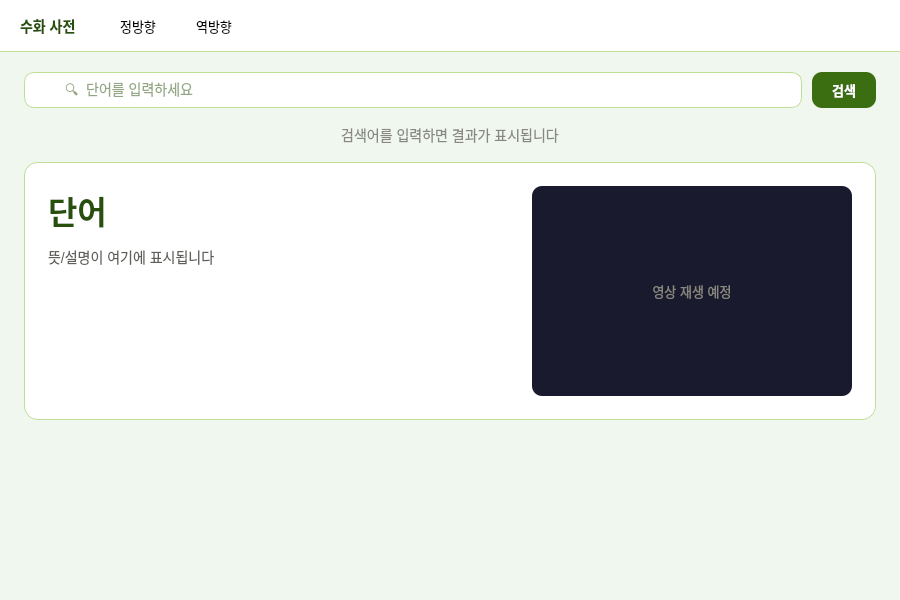
<?xml version="1.0" encoding="UTF-8"?>
<ui version="4.0">
 <class>DictWidget</class>
 <widget class="QWidget" name="DictWidget">
  <property name="geometry">
   <rect><x>0</x><y>0</y><width>900</width><height>600</height></rect>
  </property>
  <property name="styleSheet">
   <string notr="true">QWidget#DictWidget { background: #F0F7EE; }
QWidget#headerArea { background: white; border-bottom: 1px solid #C0DD97; }
QLabel#headerLabel { font-size: 14px; font-weight: 500; color: #27500A; }
QPushButton#tabForwardBtn, QPushButton#tabReverseBtn {
    font-size: 13px; border: none; padding: 0 20px; background: transparent;
}
QPushButton#tabForwardBtn[active="true"], QPushButton#tabReverseBtn[active="true"] {
    color: #3B6D11; font-weight: 500; border-bottom: 2px solid #3B6D11;
}
QPushButton#tabForwardBtn[active="false"], QPushButton#tabReverseBtn[active="false"] {
    color: #5F5E5A; border-bottom: 2px solid transparent;
}
QWidget#forwardPage { background: #F0F7EE; }
QWidget#reversePage { background: #F0F7EE; }
QWidget#resultCard { background: white; border-radius: 14px; border: 1px solid #C0DD97; }
QLabel#resultWordLabel { font-size: 32px; font-weight: 500; color: #27500A; }
QLabel#resultDescLabel { font-size: 14px; color: #5F5E5A; }
QLabel#resultVideoLabel { background: #1a1a2e; border-radius: 10px; color: #888780; font-size: 13px; }
QLabel#noResultLabel { font-size: 14px; color: #888780; }
QLineEdit#searchEdit {
    border: 1px solid #C0DD97; border-radius: 10px;
    padding: 8px 16px 8px 38px;
    font-size: 14px; color: #27500A;
    background: white;
}
QLineEdit#searchEdit:focus { border-color: #639922; }
QPushButton#searchBtn {
    background: #3B6D11; color: white; border: none;
    border-radius: 10px; font-size: 13px;
    font-weight: 500; padding: 8px 20px;
}
QPushButton#searchBtn:hover { background: #27500A; }
QWidget#cameraArea { background: white; border-radius: 14px; border: 1px solid #C0DD97; }
QLabel#cameraView { background: #1a1a2e; border-radius: 10px; color: #888780; font-size: 14px; }
QLabel#recordingLabel { font-size: 13px; color: #E24B4A; font-weight: 500; }
QLabel#statusLabel { font-size: 13px; color: #5F5E5A; }
QWidget#reverseResultCard { background: white; border-radius: 14px; border: 1px solid #C0DD97; }
QLabel#reverseWordLabel { font-size: 28px; font-weight: 500; color: #27500A; }
QLabel#reverseDescLabel { font-size: 13px; color: #5F5E5A; }</string>
  </property>
  <layout class="QVBoxLayout" name="rootLayout">
   <property name="spacing"><number>0</number></property>
   <property name="leftMargin"><number>0</number></property>
   <property name="topMargin"><number>0</number></property>
   <property name="rightMargin"><number>0</number></property>
   <property name="bottomMargin"><number>0</number></property>
   <item>
    <widget class="QWidget" name="headerArea">
     <property name="minimumSize"><size><width>0</width><height>52</height></size></property>
     <property name="maximumSize"><size><width>16777215</width><height>52</height></size></property>
     <layout class="QHBoxLayout" name="headerLayout">
      <property name="leftMargin"><number>20</number></property>
      <property name="rightMargin"><number>20</number></property>
      <property name="topMargin"><number>0</number></property>
      <property name="bottomMargin"><number>0</number></property>
      <property name="spacing"><number>0</number></property>
      <item>
       <widget class="QLabel" name="headerLabel">
        <property name="text"><string>수화 사전</string></property>
        <property name="minimumSize"><size><width>80</width><height>0</height></size></property>
       </widget>
      </item>
      <item>
       <widget class="QPushButton" name="tabForwardBtn">
        <property name="text"><string>정방향</string></property>
        <property name="minimumSize"><size><width>0</width><height>52</height></size></property>
        <property name="cursor"><cursorShape>PointingHandCursor</cursorShape></property>
        <property name="checkable"><bool>false</bool></property>
       </widget>
      </item>
      <item>
       <widget class="QPushButton" name="tabReverseBtn">
        <property name="text"><string>역방향</string></property>
        <property name="minimumSize"><size><width>0</width><height>52</height></size></property>
        <property name="cursor"><cursorShape>PointingHandCursor</cursorShape></property>
        <property name="checkable"><bool>false</bool></property>
       </widget>
      </item>
      <item>
       <spacer>
        <property name="orientation"><enum>Qt::Horizontal</enum></property>
        <property name="sizeHint" stdset="0"><size><width>40</width><height>20</height></size></property>
       </spacer>
      </item>
     </layout>
    </widget>
   </item>
   <item>
    <widget class="QStackedWidget" name="dictStack">
     <widget class="QWidget" name="forwardPage">
      <layout class="QVBoxLayout" name="forwardLayout">
       <property name="leftMargin"><number>24</number></property>
       <property name="topMargin"><number>20</number></property>
       <property name="rightMargin"><number>24</number></property>
       <property name="bottomMargin"><number>20</number></property>
       <property name="spacing"><number>16</number></property>
       <item>
        <layout class="QHBoxLayout" name="searchRow">
         <property name="spacing"><number>10</number></property>
         <item>
          <widget class="QLineEdit" name="searchEdit">
           <property name="placeholderText"><string>🔍  단어를 입력하세요</string></property>
          </widget>
         </item>
         <item>
          <widget class="QPushButton" name="searchBtn">
           <property name="text"><string>검색</string></property>
           <property name="cursor"><cursorShape>PointingHandCursor</cursorShape></property>
          </widget>
         </item>
        </layout>
       </item>
       <item>
        <widget class="QLabel" name="noResultLabel">
         <property name="text"><string>검색어를 입력하면 결과가 표시됩니다</string></property>
         <property name="alignment"><set>Qt::AlignCenter</set></property>
        </widget>
       </item>
       <item>
        <widget class="QWidget" name="resultCard">
         <property name="visible"><bool>false</bool></property>
         <layout class="QHBoxLayout" name="resultCardLayout">
          <property name="leftMargin"><number>24</number></property>
          <property name="topMargin"><number>24</number></property>
          <property name="rightMargin"><number>24</number></property>
          <property name="bottomMargin"><number>24</number></property>
          <property name="spacing"><number>24</number></property>
          <item>
           <layout class="QVBoxLayout" name="resultInfoLayout">
            <property name="spacing"><number>12</number></property>
            <item>
             <widget class="QLabel" name="resultWordLabel">
              <property name="text"><string>단어</string></property>
             </widget>
            </item>
            <item>
             <widget class="QLabel" name="resultDescLabel">
              <property name="text"><string>뜻/설명이 여기에 표시됩니다</string></property>
              <property name="wordWrap"><bool>true</bool></property>
             </widget>
            </item>
            <item>
             <spacer>
              <property name="orientation"><enum>Qt::Vertical</enum></property>
              <property name="sizeHint" stdset="0"><size><width>20</width><height>40</height></size></property>
             </spacer>
            </item>
           </layout>
          </item>
          <item>
           <widget class="QLabel" name="resultVideoLabel">
            <property name="text"><string>영상 재생 예정</string></property>
            <property name="alignment"><set>Qt::AlignCenter</set></property>
            <property name="minimumSize"><size><width>280</width><height>210</height></size></property>
            <property name="maximumSize"><size><width>320</width><height>240</height></size></property>
           </widget>
          </item>
         </layout>
        </widget>
       </item>
       <item>
        <spacer>
         <property name="orientation"><enum>Qt::Vertical</enum></property>
         <property name="sizeHint" stdset="0"><size><width>20</width><height>40</height></size></property>
        </spacer>
       </item>
      </layout>
     </widget>
     <widget class="QWidget" name="reversePage">
      <layout class="QHBoxLayout" name="reverseLayout">
       <property name="leftMargin"><number>24</number></property>
       <property name="topMargin"><number>20</number></property>
       <property name="rightMargin"><number>24</number></property>
       <property name="bottomMargin"><number>20</number></property>
       <property name="spacing"><number>16</number></property>
       <item>
        <widget class="QWidget" name="cameraArea">
         <layout class="QVBoxLayout" name="cameraLayout">
          <property name="leftMargin"><number>16</number></property>
          <property name="topMargin"><number>16</number></property>
          <property name="rightMargin"><number>16</number></property>
          <property name="bottomMargin"><number>16</number></property>
          <property name="spacing"><number>12</number></property>
          <item>
           <widget class="QLabel" name="cameraView">
            <property name="text"><string>카메라 준비 중...</string></property>
            <property name="alignment"><set>Qt::AlignCenter</set></property>
            <property name="minimumSize"><size><width>0</width><height>280</height></size></property>
           </widget>
          </item>
          <item>
           <layout class="QHBoxLayout" name="statusRow">
            <item>
             <widget class="QLabel" name="recordingLabel">
              <property name="text"><string>● 녹화 중</string></property>
              <property name="visible"><bool>false</bool></property>
             </widget>
            </item>
            <item>
             <widget class="QLabel" name="statusLabel">
              <property name="text"><string>공수 자세를 취하면 자동으로 시작됩니다</string></property>
             </widget>
            </item>
            <item>
             <spacer>
              <property name="orientation"><enum>Qt::Horizontal</enum></property>
              <property name="sizeHint" stdset="0"><size><width>40</width><height>20</height></size></property>
             </spacer>
            </item>
           </layout>
          </item>
         </layout>
        </widget>
       </item>
       <item>
        <layout class="QVBoxLayout" name="reverseResultLayout">
         <property name="spacing"><number>16</number></property>
         <item>
          <widget class="QLabel" name="reverseHintLabel">
           <property name="text"><string>수화를 입력하면 해당 단어를 찾아드립니다</string></property>
           <property name="styleSheet"><string>font-size:13px; color:#888780;</string></property>
           <property name="wordWrap"><bool>true</bool></property>
          </widget>
         </item>
         <item>
          <widget class="QWidget" name="reverseResultCard">
           <property name="visible"><bool>false</bool></property>
           <layout class="QVBoxLayout" name="reverseResultCardLayout">
            <property name="leftMargin"><number>20</number></property>
            <property name="topMargin"><number>20</number></property>
            <property name="rightMargin"><number>20</number></property>
            <property name="bottomMargin"><number>20</number></property>
            <property name="spacing"><number>10</number></property>
            <item>
             <widget class="QLabel" name="reverseWordLabel">
              <property name="text"><string>인식된 단어</string></property>
             </widget>
            </item>
            <item>
             <widget class="QLabel" name="reverseDescLabel">
              <property name="text"><string>설명이 여기에 표시됩니다</string></property>
              <property name="wordWrap"><bool>true</bool></property>
             </widget>
            </item>
           </layout>
          </widget>
         </item>
         <item>
          <spacer>
           <property name="orientation"><enum>Qt::Vertical</enum></property>
           <property name="sizeHint" stdset="0"><size><width>20</width><height>40</height></size></property>
          </spacer>
         </item>
        </layout>
       </item>
      </layout>
     </widget>
    </widget>
   </item>
  </layout>
 </widget>
 <resources/>
 <connections/>
</ui>
